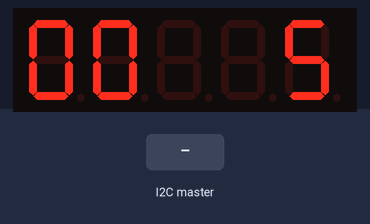
The sketch below on a simulated Raspberry Pi Pico. Parts: 5-digit seven-segment display. Wiring (inferred from the names in the program): 5-digit 7-segment display, segments lit when HIGH: segments GP3, GP4, GP5, GP6, GP7, GP8, GP9; digit selects GP14, GP15, GP20, GP21, GP2. The inputs (shaded band) are chosen by the test bench. Random numbers use the default seed unless the sketch sets one; the segment pins are drawn as the display they are named for.

Above: at 1.2 s.
1.3 s: the I2C master sends the byte 2
At 2.6 s:
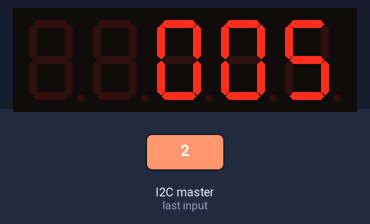
Timing chart, 0 to 4.3 s (numbered marks = the images above; inputs shaded):
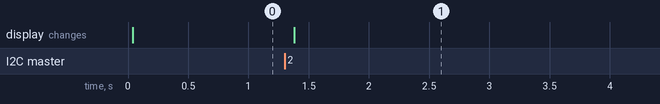

Measured:
- after the input at 1.3 s, the display: changes after 0.08 s (image 1)

The sketch:

Pomo_RaspberryPico.ino
```cpp
#include <Wire.h>
#include "pico/stdlib.h"

#define I2C_ADDR 0x42

const int rowPins[8] = {21, 20, 19, 18, 17, 16, 15, 14};
const int colPins[8] = {2, 3, 4, 5, 6, 7, 8, 9};

uint8_t layout[8][8] = {
  {1, 0, 0, 0, 0, 0, 0, 1},
  {1, 0, 0, 0, 0, 0, 0, 1},
  {3, 1, 0, 0, 0, 0, 1, 3},
  {3, 3, 1, 0, 0, 1, 3, 3},
  {3, 3, 1, 0, 0, 1, 3, 3},
  {3, 1, 0, 0, 0, 0, 1, 3},
  {1, 0, 0, 0, 0, 0, 0, 1},
  {1, 0, 0, 0, 0, 0, 0, 1}
};

volatile uint8_t grid[8][8];
volatile bool isUpsideDown = false;

void displayGrid() {
    for (int r = 0; r < 8; r++) {
        for (int i = 0; i < 8; i++) {
            digitalWrite(rowPins[i], LOW); digitalWrite(colPins[i], HIGH);
        }
        delayMicroseconds(50);
        int renderR = isUpsideDown ? (7 - r) : r;
        for (int c = 0; c < 8; c++) {
            int renderC = isUpsideDown ? (7 - c) : c;
            if (grid[r][c] == 1 || grid[r][c] == 2) digitalWrite(colPins[renderC], LOW);
            else digitalWrite(colPins[renderC], HIGH);
        }
        digitalWrite(rowPins[renderR], HIGH);
        delay(2);
    }
}

volatile uint8_t animState = 0; // 0=Stop, 1=Focus, 2=Break, 3=Pause(Left), 4=Pause(Right)
volatile int pendingDrops = 0;

void resetGrid() {
    for(int r=0; r<8; r++) {
        for(int c=0; c<8; c++) grid[r][c] = layout[r][c];
    }
    for(int r=0; r<=2; r++) {
        for(int c=0; c<8; c++) {
            if(grid[r][c] == 0) grid[r][c] = 2; // Khởi tạo lại 16 hạt cát ở trên
        }
    }
}

void receiveEvent(int bytes) {
    while (Wire.available()) {
        uint8_t cmd = Wire.read();
        if (cmd == 0x05) pendingDrops++;
        else if (cmd == 0x06) {
            resetGrid();
            pendingDrops = 0;
        }
        else {
            animState = cmd;
            if (cmd == 1) isUpsideDown = false;
            else if (cmd == 2) isUpsideDown = true;
        }
    }
}

void setup() {
    for(int i=0; i<8; i++) {
        pinMode(rowPins[i], OUTPUT); pinMode(colPins[i], OUTPUT);
        digitalWrite(rowPins[i], LOW); digitalWrite(colPins[i], HIGH);
    }
    Wire.setSDA(0); Wire.setSCL(1);
    Wire.begin(I2C_ADDR);
    Wire.onReceive(receiveEvent);
    resetGrid();
}

// THUẬT TOÁN CÁT TRÀN SANG BÊN VÁCH KÍNH KHI KHỐI NẰM NGANG
void settleSidewaysCA(int dc) {
    int cStart = (dc == 1) ? 6 : 1;
    int cEnd   = (dc == 1) ? -1 : 8;
    int cInc   = (dc == 1) ? -1 : 1;

    for (int c = cStart; c != cEnd; c += cInc) {
        int rows[8] = {0,1,2,3,4,5,6,7};
        for(int i=0; i<8; i++) { int s=random(8); int t=rows[i]; rows[i]=rows[s]; rows[s]=t; }

        for (int i = 0; i < 8; i++) {
            int r = rows[i];
            if (grid[r][c] == 2) {
                if (grid[r][c+dc] == 0) {
                    grid[r][c] = 0; grid[r][c+dc] = 2;
                } else {
                    bool canUp = (r > 0 && grid[r-1][c+dc] == 0);
                    bool canDown = (r < 7 && grid[r+1][c+dc] == 0);
                    if (canUp && canDown) {
                        if (random(2) == 0) { grid[r][c] = 0; grid[r-1][c+dc] = 2; }
                        else { grid[r][c] = 0; grid[r+1][c+dc] = 2; }
                    } else if (canUp) { grid[r][c] = 0; grid[r-1][c+dc] = 2; }
                    else if (canDown) { grid[r][c] = 0; grid[r+1][c+dc] = 2; }
                }
            }
        }
    }
}

// THUẬT TOÁN CÁT RƠI DỌC QUA CỔ CHAI KHI ĐANG ĐẾM NGƯỢC
void updateHourglassCA() {
    for (int r = 6; r >= 0; r--) {
        int cols[8] = {0,1,2,3,4,5,6,7};
        for (int i = 0; i < 8; i++) {
            int swapIdx = random(8);
            int t = cols[i]; cols[i] = cols[swapIdx]; cols[swapIdx] = t;
        }

        for (int i = 0; i < 8; i++) {
            int c = cols[i];
            if (grid[r][c] == 2) {
                if (r == 2) {
                    if (c == 3 || c == 4) {
                        if (pendingDrops > 0 && grid[r+1][c] == 0) {
                            grid[r][c] = 0; grid[r+1][c] = 2; pendingDrops--;
                        }
                    } else {
                        int targetC = (c < 3) ? c + 1 : c - 1;
                        if (grid[r][targetC] == 0) {
                            grid[r][c] = 0; grid[r][targetC] = 2;
                        }
                    }
                    continue;
                }

                if (grid[r+1][c] == 0) { grid[r][c] = 0; grid[r+1][c] = 2; }
                else {
                    bool canLeft = (c > 0 && grid[r+1][c-1] == 0);
                    bool canRight = (c < 7 && grid[r+1][c+1] == 0);

                    if (canLeft && canRight) {
                        if (random(2) == 0) { grid[r][c] = 0; grid[r+1][c-1] = 2; }
                        else { grid[r][c] = 0; grid[r+1][c+1] = 2; }
                    }
                    else if (canLeft) { grid[r][c] = 0; grid[r+1][c-1] = 2; }
                    else if (canRight) { grid[r][c] = 0; grid[r+1][c+1] = 2; }
                    else {
                        bool slideLeft = (c > 0 && grid[r][c-1] == 0 && grid[r+1][c-1] == 0);
                        bool slideRight = (c < 7 && grid[r][c+1] == 0 && grid[r+1][c+1] == 0);
                        if (slideLeft && slideRight) {
                            if (random(2) == 0) { grid[r][c] = 0; grid[r][c-1] = 2; }
                            else { grid[r][c] = 0; grid[r][c+1] = 2; }
                        } else if (slideLeft) { grid[r][c] = 0; grid[r][c-1] = 2;
                        } else if (slideRight) { grid[r][c] = 0; grid[r][c+1] = 2; }
                    }
                }
            }
        }
    }
}

unsigned long lastSandMove = 0;
void loop() {
    if (animState == 1 || animState == 2) {
        if (millis() - lastSandMove > 50) {
            lastSandMove = millis();
            updateHourglassCA();
        }
    } else if (animState == 3) {
        if (millis() - lastSandMove > 50) {
            lastSandMove = millis();
            settleSidewaysCA(-1); // Dàn cát sang trái vách kính
        }
    } else if (animState == 4) {
        if (millis() - lastSandMove > 50) {
            lastSandMove = millis();
            settleSidewaysCA(1);  // Dàn cát sang phải vách kính
        }
    }

    displayGrid();
}
```
